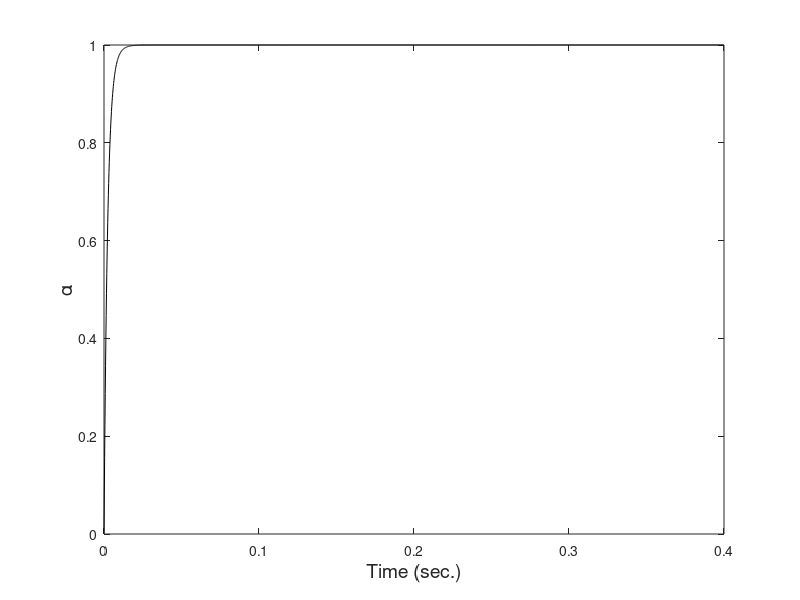

This figure's MATLAB source:
clear all

Tstep=200;

ec=exp(1);

k01=600*ec^20.2;
k02=600*ec^9.5;



Eatt1=64735;
Eatt2=31561;

mm=1;
nn=1.07;

p=6.96e-3;
q=4.57e-1;

R=8.314;

k1=k01*ec^(-Eatt1/(R*(Tstep+273)));
k2=k02*ec^(-Eatt2/(R*(Tstep+273)));
alphmax=p*Tstep+q;
if alphmax>.99
    alphmax=1;
end
beta=0.5;
dt=.2e-3;
totaltime=.4;
te=int64(totaltime/dt)
pcnr(te)=0;
alphastep(1)=0.001;
check=0;
alphmax=1;  %this line is to be removed
for i=2:double(te)
    
    pc(i-1)=(1/60)*(k1+k2*(alphastep(i-1))^mm)*(alphmax-alphastep(i-1))^nn;
    
    if beta~=0
        alphai(1)=alphastep(i-1);
        iteration=1;
        clear Residue
        Residue(1)=1;
        for iteration=1:100 
            dpcbydalpha(iteration)=(1/60)*((k2*mm*alphai(iteration)^(mm-1))*(alphmax-alphai(iteration))^nn - nn*(k1+k2*(alphai(iteration))^mm)*(alphmax-alphai(iteration))^(nn-1));
            pci(iteration)=(1/60)*(k1+k2*(alphai(iteration))^mm)*(alphmax-alphai(iteration))^nn;
            Residue(iteration)=(alphai(iteration)-alphastep(i-1))/dt-beta*pci(iteration)-(1-beta)*pc(i-1);
            dalpha(iteration)=-Residue(iteration)/(1/dt-beta*dpcbydalpha(iteration));
            alphai(iteration+1)=alphai(iteration)+dalpha(iteration);
            if not(isreal(dpcbydalpha(iteration)))
                disp('cure value complex')
                check=1;                
                break
            end
            Residuematrix(iteration,i)=Residue(iteration);
            if abs(Residue(iteration))<.0001*abs(Residue(1))                
                break
            end
            
        end
        
        iteration
        dalphanr(i)=alphai(iteration+1)-alphastep(i-1);
        %pcnr(i)=(1/60)*(k1+k2*(alphai(iteration+1))^mm)*(alphmax-alphai(iteration+1))^nn; %nr is newton raphson
        alphastep(i)=alphai(iteration+1);
    else
        alphastep(i)=alphastep(i-1)+pc(i-1)*dt;
        dalphastep(i)=alphastep(i)-alphastep(i-1);
    end
    i
    if check==1
        break
    end

time(i)=(i-1)*dt;
% 
% 
% dU=-inv(Im)*R(:,iteration);
% dUrecord(:,iteration,step)=dU;
% Uit(:,iteration+1)=Uit(:,iteration)+dU;
% iteration
end

plot(time,alphastep,'k')

xlabel('Time (sec.)','fontsize',14)
ylabel('\alpha','fontsize',14)